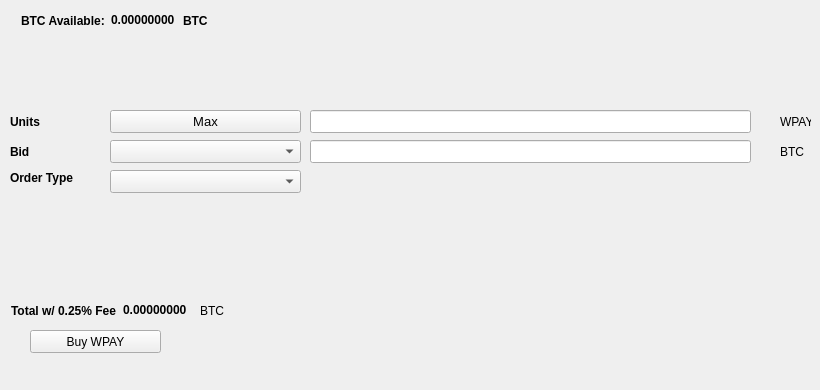
   <widget class="QWidget" name="BuyTab">
    <attribute name="title">
     <string>Buy</string>
    </attribute>
    <widget class="QPushButton" name="BuyWPAY">
     <property name="geometry">
      <rect>
       <x>30</x>
       <y>330</y>
       <width>131</width>
       <height>23</height>
      </rect>
     </property>
     <property name="text">
      <string>Buy WPAY</string>
     </property>
     <property name="icon">
      <iconset resource="../worldpaycoin.qrc">
       <normaloff>:/icons/bitcoin</normaloff>:/icons/bitcoin</iconset>
     </property>
    </widget>
    <widget class="QLabel" name="label_3">
     <property name="geometry">
      <rect>
       <x>10</x>
       <y>110</y>
       <width>46</width>
       <height>23</height>
      </rect>
     </property>
     <property name="font">
      <font>
       <weight>75</weight>
       <bold>true</bold>
      </font>
     </property>
     <property name="text">
      <string>Units</string>
     </property>
    </widget>
    <widget class="QLineEdit" name="UnitsInput">
     <property name="geometry">
      <rect>
       <x>310</x>
       <y>110</y>
       <width>441</width>
       <height>23</height>
      </rect>
     </property>
     <property name="font">
      <font>
       <pointsize>9</pointsize>
       <weight>75</weight>
       <bold>true</bold>
      </font>
     </property>
    </widget>
    <widget class="QLineEdit" name="BuyBidPriceEdit">
     <property name="geometry">
      <rect>
       <x>310</x>
       <y>140</y>
       <width>441</width>
       <height>23</height>
      </rect>
     </property>
     <property name="font">
      <font>
       <pointsize>9</pointsize>
       <weight>75</weight>
       <bold>true</bold>
      </font>
     </property>
    </widget>
    <widget class="QLabel" name="label_4">
     <property name="geometry">
      <rect>
       <x>780</x>
       <y>110</y>
       <width>31</width>
       <height>23</height>
      </rect>
     </property>
     <property name="text">
      <string>WPAY</string>
     </property>
    </widget>
    <widget class="QLabel" name="label_5">
     <property name="geometry">
      <rect>
       <x>780</x>
       <y>140</y>
       <width>31</width>
       <height>23</height>
      </rect>
     </property>
     <property name="text">
      <string>BTC</string>
     </property>
    </widget>
    <widget class="QLabel" name="label_6">
     <property name="geometry">
      <rect>
       <x>10</x>
       <y>140</y>
       <width>46</width>
       <height>23</height>
      </rect>
     </property>
     <property name="font">
      <font>
       <weight>75</weight>
       <bold>true</bold>
      </font>
     </property>
     <property name="text">
      <string>Bid</string>
     </property>
    </widget>
    <widget class="QLabel" name="label_7">
     <property name="geometry">
      <rect>
       <x>10</x>
       <y>170</y>
       <width>91</width>
       <height>16</height>
      </rect>
     </property>
     <property name="font">
      <font>
       <weight>75</weight>
       <bold>true</bold>
      </font>
     </property>
     <property name="text">
      <string>Order Type</string>
     </property>
    </widget>
    <widget class="QPushButton" name="Buy_Max_Amount">
     <property name="geometry">
      <rect>
       <x>110</x>
       <y>110</y>
       <width>191</width>
       <height>23</height>
      </rect>
     </property>
     <property name="font">
      <font>
       <pointsize>10</pointsize>
      </font>
     </property>
     <property name="text">
      <string>Max</string>
     </property>
    </widget>
    <widget class="QComboBox" name="BuyBidcomboBox">
     <property name="geometry">
      <rect>
       <x>110</x>
       <y>140</y>
       <width>191</width>
       <height>23</height>
      </rect>
     </property>
     <property name="font">
      <font>
       <pointsize>10</pointsize>
      </font>
     </property>
    </widget>
    <widget class="QComboBox" name="buyOrdertypeCombo">
     <property name="geometry">
      <rect>
       <x>110</x>
       <y>170</y>
       <width>191</width>
       <height>23</height>
      </rect>
     </property>
     <property name="font">
      <font>
       <pointsize>10</pointsize>
      </font>
     </property>
    </widget>
    <widget class="QWidget" name="layoutWidget1">
     <property name="geometry">
      <rect>
       <x>21</x>
       <y>11</y>
       <width>227</width>
       <height>19</height>
      </rect>
     </property>
     <layout class="QHBoxLayout" name="horizontalLayout_3">
      <item>
       <widget class="QLabel" name="label232">
        <property name="font">
         <font>
          <weight>75</weight>
          <bold>true</bold>
         </font>
        </property>
        <property name="text">
         <string>BTC Available:</string>
        </property>
       </widget>
      </item>
      <item>
       <widget class="QLabel" name="BtcAvailableLbl">
        <property name="palette">
         <palette>
          <active>
           <colorrole role="WindowText">
            <brush brushstyle="SolidPattern">
             <color alpha="255">
              <red>0</red>
              <green>0</green>
              <blue>0</blue>
             </color>
            </brush>
           </colorrole>
           <colorrole role="Button">
            <brush brushstyle="SolidPattern">
             <color alpha="255">
              <red>0</red>
              <green>170</green>
              <blue>0</blue>
             </color>
            </brush>
           </colorrole>
           <colorrole role="Light">
            <brush brushstyle="SolidPattern">
             <color alpha="255">
              <red>0</red>
              <green>255</green>
              <blue>0</blue>
             </color>
            </brush>
           </colorrole>
           <colorrole role="Midlight">
            <brush brushstyle="SolidPattern">
             <color alpha="255">
              <red>0</red>
              <green>212</green>
              <blue>0</blue>
             </color>
            </brush>
           </colorrole>
           <colorrole role="Dark">
            <brush brushstyle="SolidPattern">
             <color alpha="255">
              <red>0</red>
              <green>85</green>
              <blue>0</blue>
             </color>
            </brush>
           </colorrole>
           <colorrole role="Mid">
            <brush brushstyle="SolidPattern">
             <color alpha="255">
              <red>0</red>
              <green>113</green>
              <blue>0</blue>
             </color>
            </brush>
           </colorrole>
           <colorrole role="Text">
            <brush brushstyle="SolidPattern">
             <color alpha="255">
              <red>0</red>
              <green>170</green>
              <blue>0</blue>
             </color>
            </brush>
           </colorrole>
           <colorrole role="BrightText">
            <brush brushstyle="SolidPattern">
             <color alpha="255">
              <red>255</red>
              <green>255</green>
              <blue>255</blue>
             </color>
            </brush>
           </colorrole>
           <colorrole role="ButtonText">
            <brush brushstyle="SolidPattern">
             <color alpha="255">
              <red>0</red>
              <green>0</green>
              <blue>0</blue>
             </color>
            </brush>
           </colorrole>
           <colorrole role="Base">
            <brush brushstyle="SolidPattern">
             <color alpha="255">
              <red>255</red>
              <green>255</green>
              <blue>255</blue>
             </color>
            </brush>
           </colorrole>
           <colorrole role="Window">
            <brush brushstyle="SolidPattern">
             <color alpha="255">
              <red>0</red>
              <green>170</green>
              <blue>0</blue>
             </color>
            </brush>
           </colorrole>
           <colorrole role="Shadow">
            <brush brushstyle="SolidPattern">
             <color alpha="255">
              <red>0</red>
              <green>0</green>
              <blue>0</blue>
             </color>
            </brush>
           </colorrole>
           <colorrole role="AlternateBase">
            <brush brushstyle="SolidPattern">
             <color alpha="255">
              <red>127</red>
              <green>212</green>
              <blue>127</blue>
             </color>
            </brush>
           </colorrole>
           <colorrole role="ToolTipBase">
            <brush brushstyle="SolidPattern">
             <color alpha="255">
              <red>255</red>
              <green>255</green>
              <blue>220</blue>
             </color>
            </brush>
           </colorrole>
           <colorrole role="ToolTipText">
            <brush brushstyle="SolidPattern">
             <color alpha="255">
              <red>0</red>
              <green>0</green>
              <blue>0</blue>
             </color>
            </brush>
           </colorrole>
          </active>
          <inactive>
           <colorrole role="WindowText">
            <brush brushstyle="SolidPattern">
             <color alpha="255">
              <red>0</red>
              <green>0</green>
              <blue>0</blue>
             </color>
            </brush>
           </colorrole>
           <colorrole role="Button">
            <brush brushstyle="SolidPattern">
             <color alpha="255">
              <red>0</red>
              <green>170</green>
              <blue>0</blue>
             </color>
            </brush>
           </colorrole>
           <colorrole role="Light">
            <brush brushstyle="SolidPattern">
             <color alpha="255">
              <red>0</red>
              <green>255</green>
              <blue>0</blue>
             </color>
            </brush>
           </colorrole>
           <colorrole role="Midlight">
            <brush brushstyle="SolidPattern">
             <color alpha="255">
              <red>0</red>
              <green>212</green>
              <blue>0</blue>
             </color>
            </brush>
           </colorrole>
           <colorrole role="Dark">
            <brush brushstyle="SolidPattern">
             <color alpha="255">
              <red>0</red>
              <green>85</green>
              <blue>0</blue>
             </color>
            </brush>
           </colorrole>
           <colorrole role="Mid">
            <brush brushstyle="SolidPattern">
             <color alpha="255">
              <red>0</red>
              <green>113</green>
              <blue>0</blue>
             </color>
            </brush>
           </colorrole>
           <colorrole role="Text">
            <brush brushstyle="SolidPattern">
             <color alpha="255">
              <red>0</red>
              <green>170</green>
              <blue>0</blue>
             </color>
            </brush>
           </colorrole>
           <colorrole role="BrightText">
            <brush brushstyle="SolidPattern">
             <color alpha="255">
              <red>255</red>
              <green>255</green>
              <blue>255</blue>
             </color>
            </brush>
           </colorrole>
           <colorrole role="ButtonText">
            <brush brushstyle="SolidPattern">
             <color alpha="255">
              <red>0</red>
              <green>0</green>
              <blue>0</blue>
             </color>
            </brush>
           </colorrole>
           <colorrole role="Base">
            <brush brushstyle="SolidPattern">
             <color alpha="255">
              <red>255</red>
              <green>255</green>
              <blue>255</blue>
             </color>
            </brush>
           </colorrole>
           <colorrole role="Window">
            <brush brushstyle="SolidPattern">
             <color alpha="255">
              <red>0</red>
              <green>170</green>
              <blue>0</blue>
             </color>
            </brush>
           </colorrole>
           <colorrole role="Shadow">
            <brush brushstyle="SolidPattern">
             <color alpha="255">
              <red>0</red>
              <green>0</green>
              <blue>0</blue>
             </color>
            </brush>
           </colorrole>
           <colorrole role="AlternateBase">
            <brush brushstyle="SolidPattern">
             <color alpha="255">
              <red>127</red>
              <green>212</green>
              <blue>127</blue>
             </color>
            </brush>
           </colorrole>
           <colorrole role="ToolTipBase">
            <brush brushstyle="SolidPattern">
             <color alpha="255">
              <red>255</red>
              <green>255</green>
              <blue>220</blue>
             </color>
            </brush>
           </colorrole>
           <colorrole role="ToolTipText">
            <brush brushstyle="SolidPattern">
             <color alpha="255">
              <red>0</red>
              <green>0</green>
              <blue>0</blue>
             </color>
            </brush>
           </colorrole>
          </inactive>
          <disabled>
           <colorrole role="WindowText">
            <brush brushstyle="SolidPattern">
             <color alpha="255">
              <red>0</red>
              <green>85</green>
              <blue>0</blue>
             </color>
            </brush>
           </colorrole>
           <colorrole role="Button">
            <brush brushstyle="SolidPattern">
             <color alpha="255">
              <red>0</red>
              <green>170</green>
              <blue>0</blue>
             </color>
            </brush>
           </colorrole>
           <colorrole role="Light">
            <brush brushstyle="SolidPattern">
             <color alpha="255">
              <red>0</red>
              <green>255</green>
              <blue>0</blue>
             </color>
            </brush>
           </colorrole>
           <colorrole role="Midlight">
            <brush brushstyle="SolidPattern">
             <color alpha="255">
              <red>0</red>
              <green>212</green>
              <blue>0</blue>
             </color>
            </brush>
           </colorrole>
           <colorrole role="Dark">
            <brush brushstyle="SolidPattern">
             <color alpha="255">
              <red>0</red>
              <green>85</green>
              <blue>0</blue>
             </color>
            </brush>
           </colorrole>
           <colorrole role="Mid">
            <brush brushstyle="SolidPattern">
             <color alpha="255">
              <red>0</red>
              <green>113</green>
              <blue>0</blue>
             </color>
            </brush>
           </colorrole>
           <colorrole role="Text">
            <brush brushstyle="SolidPattern">
             <color alpha="255">
              <red>0</red>
              <green>85</green>
              <blue>0</blue>
             </color>
            </brush>
           </colorrole>
           <colorrole role="BrightText">
            <brush brushstyle="SolidPattern">
             <color alpha="255">
              <red>255</red>
              <green>255</green>
              <blue>255</blue>
             </color>
            </brush>
           </colorrole>
           <colorrole role="ButtonText">
            <brush brushstyle="SolidPattern">
             <color alpha="255">
              <red>0</red>
              <green>85</green>
              <blue>0</blue>
             </color>
            </brush>
           </colorrole>
           <colorrole role="Base">
            <brush brushstyle="SolidPattern">
             <color alpha="255">
              <red>0</red>
              <green>170</green>
              <blue>0</blue>
             </color>
            </brush>
           </colorrole>
           <colorrole role="Window">
            <brush brushstyle="SolidPattern">
             <color alpha="255">
              <red>0</red>
              <green>170</green>
              <blue>0</blue>
             </color>
            </brush>
           </colorrole>
           <colorrole role="Shadow">
            <brush brushstyle="SolidPattern">
             <color alpha="255">
              <red>0</red>
              <green>0</green>
              <blue>0</blue>
             </color>
            </brush>
           </colorrole>
           <colorrole role="AlternateBase">
            <brush brushstyle="SolidPattern">
             <color alpha="255">
              <red>0</red>
              <green>170</green>
              <blue>0</blue>
             </color>
            </brush>
           </colorrole>
           <colorrole role="ToolTipBase">
            <brush brushstyle="SolidPattern">
             <color alpha="255">
              <red>255</red>
              <green>255</green>
              <blue>220</blue>
             </color>
            </brush>
           </colorrole>
           <colorrole role="ToolTipText">
            <brush brushstyle="SolidPattern">
             <color alpha="255">
              <red>0</red>
              <green>0</green>
              <blue>0</blue>
             </color>
            </brush>
           </colorrole>
          </disabled>
         </palette>
        </property>
        <property name="font">
         <font>
          <weight>75</weight>
          <bold>true</bold>
         </font>
        </property>
        <property name="text">
         <string>0.00000000</string>
        </property>
        <property name="textInteractionFlags">
         <set>Qt::LinksAccessibleByMouse|Qt::TextSelectableByKeyboard|Qt::TextSelectableByMouse</set>
        </property>
       </widget>
      </item>
      <item>
       <widget class="QLabel" name="BtcAvailableLbl_2">
        <property name="font">
         <font>
          <weight>75</weight>
          <bold>true</bold>
         </font>
        </property>
        <property name="text">
         <string>BTC</string>
        </property>
       </widget>
      </item>
     </layout>
    </widget>
    <widget class="QWidget" name="layoutWidge2">
     <property name="geometry">
      <rect>
       <x>11</x>
       <y>301</y>
       <width>259</width>
       <height>19</height>
      </rect>
     </property>
     <layout class="QHBoxLayout" name="horizontalLayout_4">
      <item>
       <widget class="QLabel" name="label_9">
        <property name="font">
         <font>
          <weight>75</weight>
          <bold>true</bold>
         </font>
        </property>
        <property name="text">
         <string>Total w/ 0.25% Fee</string>
        </property>
       </widget>
      </item>
      <item>
       <widget class="QLabel" name="BuyCostLabel">
        <property name="palette">
         <palette>
          <active>
           <colorrole role="WindowText">
            <brush brushstyle="SolidPattern">
             <color alpha="255">
              <red>0</red>
              <green>0</green>
              <blue>0</blue>
             </color>
            </brush>
           </colorrole>
           <colorrole role="Button">
            <brush brushstyle="SolidPattern">
             <color alpha="255">
              <red>0</red>
              <green>170</green>
              <blue>0</blue>
             </color>
            </brush>
           </colorrole>
           <colorrole role="Light">
            <brush brushstyle="SolidPattern">
             <color alpha="255">
              <red>0</red>
              <green>255</green>
              <blue>0</blue>
             </color>
            </brush>
           </colorrole>
           <colorrole role="Midlight">
            <brush brushstyle="SolidPattern">
             <color alpha="255">
              <red>0</red>
              <green>212</green>
              <blue>0</blue>
             </color>
            </brush>
           </colorrole>
           <colorrole role="Dark">
            <brush brushstyle="SolidPattern">
             <color alpha="255">
              <red>0</red>
              <green>85</green>
              <blue>0</blue>
             </color>
            </brush>
           </colorrole>
           <colorrole role="Mid">
            <brush brushstyle="SolidPattern">
             <color alpha="255">
              <red>0</red>
              <green>113</green>
              <blue>0</blue>
             </color>
            </brush>
           </colorrole>
           <colorrole role="Text">
            <brush brushstyle="SolidPattern">
             <color alpha="255">
              <red>0</red>
              <green>170</green>
              <blue>0</blue>
             </color>
            </brush>
           </colorrole>
           <colorrole role="BrightText">
            <brush brushstyle="SolidPattern">
             <color alpha="255">
              <red>255</red>
              <green>255</green>
              <blue>255</blue>
             </color>
            </brush>
           </colorrole>
           <colorrole role="ButtonText">
            <brush brushstyle="SolidPattern">
             <color alpha="255">
              <red>0</red>
              <green>0</green>
              <blue>0</blue>
             </color>
            </brush>
           </colorrole>
           <colorrole role="Base">
            <brush brushstyle="SolidPattern">
             <color alpha="255">
              <red>255</red>
              <green>255</green>
              <blue>255</blue>
             </color>
            </brush>
           </colorrole>
           <colorrole role="Window">
            <brush brushstyle="SolidPattern">
             <color alpha="255">
              <red>0</red>
              <green>170</green>
              <blue>0</blue>
             </color>
            </brush>
           </colorrole>
           <colorrole role="Shadow">
            <brush brushstyle="SolidPattern">
             <color alpha="255">
              <red>0</red>
              <green>0</green>
              <blue>0</blue>
             </color>
            </brush>
           </colorrole>
           <colorrole role="AlternateBase">
            <brush brushstyle="SolidPattern">
             <color alpha="255">
              <red>127</red>
              <green>212</green>
              <blue>127</blue>
             </color>
            </brush>
           </colorrole>
           <colorrole role="ToolTipBase">
            <brush brushstyle="SolidPattern">
             <color alpha="255">
              <red>255</red>
              <green>255</green>
              <blue>220</blue>
             </color>
            </brush>
           </colorrole>
           <colorrole role="ToolTipText">
            <brush brushstyle="SolidPattern">
             <color alpha="255">
              <red>0</red>
              <green>0</green>
              <blue>0</blue>
             </color>
            </brush>
           </colorrole>
          </active>
          <inactive>
           <colorrole role="WindowText">
            <brush brushstyle="SolidPattern">
             <color alpha="255">
              <red>0</red>
              <green>0</green>
              <blue>0</blue>
             </color>
            </brush>
           </colorrole>
           <colorrole role="Button">
            <brush brushstyle="SolidPattern">
             <color alpha="255">
              <red>0</red>
              <green>170</green>
              <blue>0</blue>
             </color>
            </brush>
           </colorrole>
           <colorrole role="Light">
            <brush brushstyle="SolidPattern">
             <color alpha="255">
              <red>0</red>
              <green>255</green>
              <blue>0</blue>
             </color>
            </brush>
           </colorrole>
           <colorrole role="Midlight">
            <brush brushstyle="SolidPattern">
             <color alpha="255">
              <red>0</red>
              <green>212</green>
              <blue>0</blue>
             </color>
            </brush>
           </colorrole>
           <colorrole role="Dark">
            <brush brushstyle="SolidPattern">
             <color alpha="255">
              <red>0</red>
              <green>85</green>
              <blue>0</blue>
             </color>
            </brush>
           </colorrole>
           <colorrole role="Mid">
            <brush brushstyle="SolidPattern">
             <color alpha="255">
              <red>0</red>
              <green>113</green>
              <blue>0</blue>
             </color>
            </brush>
           </colorrole>
           <colorrole role="Text">
            <brush brushstyle="SolidPattern">
             <color alpha="255">
              <red>0</red>
              <green>170</green>
              <blue>0</blue>
             </color>
            </brush>
           </colorrole>
           <colorrole role="BrightText">
            <brush brushstyle="SolidPattern">
             <color alpha="255">
              <red>255</red>
              <green>255</green>
              <blue>255</blue>
             </color>
            </brush>
           </colorrole>
           <colorrole role="ButtonText">
            <brush brushstyle="SolidPattern">
             <color alpha="255">
              <red>0</red>
              <green>0</green>
              <blue>0</blue>
             </color>
            </brush>
           </colorrole>
           <colorrole role="Base">
            <brush brushstyle="SolidPattern">
             <color alpha="255">
              <red>255</red>
              <green>255</green>
              <blue>255</blue>
             </color>
            </brush>
           </colorrole>
           <colorrole role="Window">
            <brush brushstyle="SolidPattern">
             <color alpha="255">
              <red>0</red>
              <green>170</green>
              <blue>0</blue>
             </color>
            </brush>
           </colorrole>
           <colorrole role="Shadow">
            <brush brushstyle="SolidPattern">
             <color alpha="255">
              <red>0</red>
              <green>0</green>
              <blue>0</blue>
             </color>
            </brush>
           </colorrole>
           <colorrole role="AlternateBase">
            <brush brushstyle="SolidPattern">
             <color alpha="255">
              <red>127</red>
              <green>212</green>
              <blue>127</blue>
             </color>
            </brush>
           </colorrole>
           <colorrole role="ToolTipBase">
            <brush brushstyle="SolidPattern">
             <color alpha="255">
              <red>255</red>
              <green>255</green>
              <blue>220</blue>
             </color>
            </brush>
           </colorrole>
           <colorrole role="ToolTipText">
            <brush brushstyle="SolidPattern">
             <color alpha="255">
              <red>0</red>
              <green>0</green>
              <blue>0</blue>
             </color>
            </brush>
           </colorrole>
          </inactive>
          <disabled>
           <colorrole role="WindowText">
            <brush brushstyle="SolidPattern">
             <color alpha="255">
              <red>0</red>
              <green>85</green>
              <blue>0</blue>
             </color>
            </brush>
           </colorrole>
           <colorrole role="Button">
            <brush brushstyle="SolidPattern">
             <color alpha="255">
              <red>0</red>
              <green>170</green>
              <blue>0</blue>
             </color>
            </brush>
           </colorrole>
           <colorrole role="Light">
            <brush brushstyle="SolidPattern">
             <color alpha="255">
              <red>0</red>
              <green>255</green>
              <blue>0</blue>
             </color>
            </brush>
           </colorrole>
           <colorrole role="Midlight">
            <brush brushstyle="SolidPattern">
             <color alpha="255">
              <red>0</red>
              <green>212</green>
              <blue>0</blue>
             </color>
            </brush>
           </colorrole>
           <colorrole role="Dark">
            <brush brushstyle="SolidPattern">
             <color alpha="255">
              <red>0</red>
              <green>85</green>
              <blue>0</blue>
             </color>
            </brush>
           </colorrole>
           <colorrole role="Mid">
            <brush brushstyle="SolidPattern">
             <color alpha="255">
              <red>0</red>
              <green>113</green>
              <blue>0</blue>
             </color>
            </brush>
           </colorrole>
           <colorrole role="Text">
            <brush brushstyle="SolidPattern">
             <color alpha="255">
              <red>0</red>
              <green>85</green>
              <blue>0</blue>
             </color>
            </brush>
           </colorrole>
           <colorrole role="BrightText">
            <brush brushstyle="SolidPattern">
             <color alpha="255">
              <red>255</red>
              <green>255</green>
              <blue>255</blue>
             </color>
            </brush>
           </colorrole>
           <colorrole role="ButtonText">
            <brush brushstyle="SolidPattern">
             <color alpha="255">
              <red>0</red>
              <green>85</green>
              <blue>0</blue>
             </color>
            </brush>
           </colorrole>
           <colorrole role="Base">
            <brush brushstyle="SolidPattern">
             <color alpha="255">
              <red>0</red>
              <green>170</green>
              <blue>0</blue>
             </color>
            </brush>
           </colorrole>
           <colorrole role="Window">
            <brush brushstyle="SolidPattern">
             <color alpha="255">
              <red>0</red>
              <green>170</green>
              <blue>0</blue>
             </color>
            </brush>
           </colorrole>
           <colorrole role="Shadow">
            <brush brushstyle="SolidPattern">
             <color alpha="255">
              <red>0</red>
              <green>0</green>
              <blue>0</blue>
             </color>
            </brush>
           </colorrole>
           <colorrole role="AlternateBase">
            <brush brushstyle="SolidPattern">
             <color alpha="255">
              <red>0</red>
              <green>170</green>
              <blue>0</blue>
             </color>
            </brush>
           </colorrole>
           <colorrole role="ToolTipBase">
            <brush brushstyle="SolidPattern">
             <color alpha="255">
              <red>255</red>
              <green>255</green>
              <blue>220</blue>
             </color>
            </brush>
           </colorrole>
           <colorrole role="ToolTipText">
            <brush brushstyle="SolidPattern">
             <color alpha="255">
              <red>0</red>
              <green>0</green>
              <blue>0</blue>
             </color>
            </brush>
           </colorrole>
          </disabled>
         </palette>
        </property>
        <property name="font">
         <font>
          <weight>75</weight>
          <bold>true</bold>
         </font>
        </property>
        <property name="autoFillBackground">
         <bool>false</bool>
        </property>
        <property name="text">
         <string>0.00000000</string>
        </property>
        <property name="textInteractionFlags">
         <set>Qt::LinksAccessibleByMouse|Qt::TextSelectableByMouse</set>
        </property>
       </widget>
      </item>
      <item>
       <widget class="QLabel" name="label_10">
        <property name="font">
         <font>
          <weight>50</weight>
          <bold>false</bold>
         </font>
        </property>
        <property name="text">
         <string>BTC</string>
        </property>
       </widget>
      </item>
     </layout>
    </widget>
    <widget class="QLabel" name="label_24">
     <property name="geometry">
      <rect>
       <x>460</x>
       <y>300</y>
       <width>281</width>
       <height>81</height>
      </rect>
     </property>
     <property name="text">
      <string/>
     </property>
     <property name="pixmap">
      <pixmap>:/images/bittrex</pixmap>
     </property>
    </widget>
   </widget>
